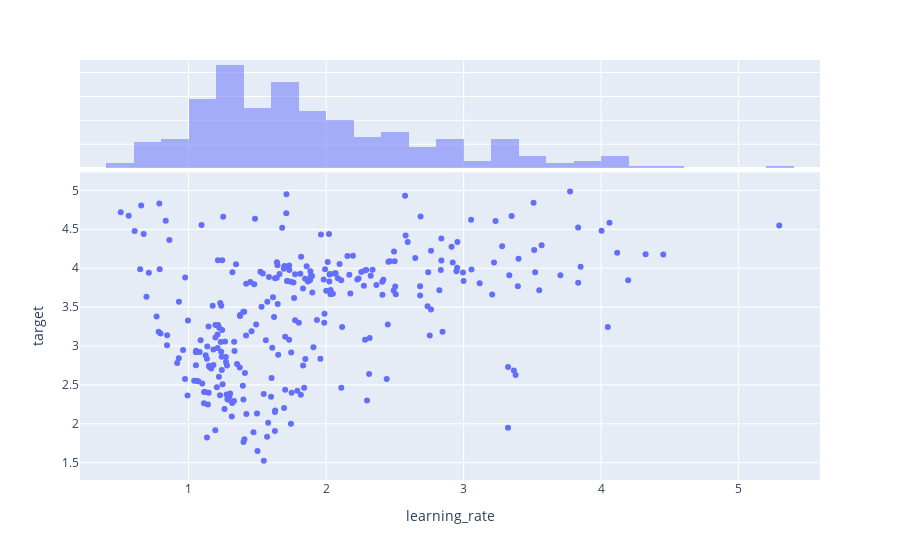

Notebook source saved alongside this figure:
### Code cell
fig = px.scatter(df.query("target < 5"), x="learning_rate", y="target", marginal_x="histogram")
fig.show()

### Figure 1 — Plotly figure (JSON) as saved in the notebook; plotly's stock layout.template omitted (floating-point values rounded to 4 significant figures; data arrays with more than 128 entries replaced by an {"elided": "..."} marker saying what was removed)
{"data": [{"hovertemplate": "learning_rate=%{x}<br>target=%{y}<extra></extra>", "legendgroup": "", "marker": {"color": "#636efa", "symbol": "circle"}, "mode": "markers", "name": "", "orientation": "v", "showlegend": false, "type": "scatter", "x": {"elided": "284 float values"}, "xaxis": "x", "y": {"elided": "284 float values"}, "yaxis": "y"}, {"alignmentgroup": "True", "bingroup": "x", "hovertemplate": "learning_rate=%{x}<br>count=%{y}<extra></extra>", "legendgroup": "", "marker": {"color": "#636efa"}, "name": "", "offsetgroup": "", "opacity": 0.5, "showlegend": false, "type": "histogram", "x": {"elided": "284 float values"}, "xaxis": "x2", "yaxis": "y2"}], "layout": {"barmode": "overlay", "legend": {"tracegroupgap": 0}, "margin": {"t": 60}, "xaxis": {"anchor": "y", "domain": [0, 1], "title": {"text": "learning_rate"}}, "xaxis2": {"anchor": "y2", "domain": [0, 1], "matches": "x", "showgrid": true, "showticklabels": false}, "yaxis": {"anchor": "x", "domain": [0, 0.7326], "title": {"text": "target"}}, "yaxis2": {"anchor": "x2", "domain": [0.7426, 1], "matches": "y2", "showgrid": true, "showline": false, "showticklabels": false, "ticks": ""}}}
